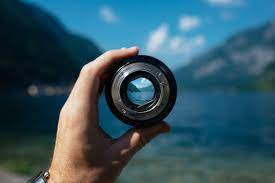
#> input picture images/download.jpg, 275 x 183 px, found by its file name
$ python rotate_90_degree_opencv.py
#> lines starting #> are read from the running program, lines starting #| are printed output that depends on the picture
import cv2  # importing cv
import imutils

if __name__ == '__main__':
    # read an image as input using OpenCV
    image = cv2.imread(r"images\download.jpg")
#> image is the input picture: shape (183, 275, 3); mean B, G, R 99.5, 86.3, 51.8
    Rotated_image = imutils.rotate(image, angle=90)
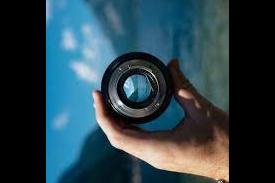
#> Rotated_image: shape (183, 275, 3); mean B, G, R 74.7, 65.4, 42.5
    cv2.imshow("Rotated", Rotated_image)
    cv2.waitKey(0)
